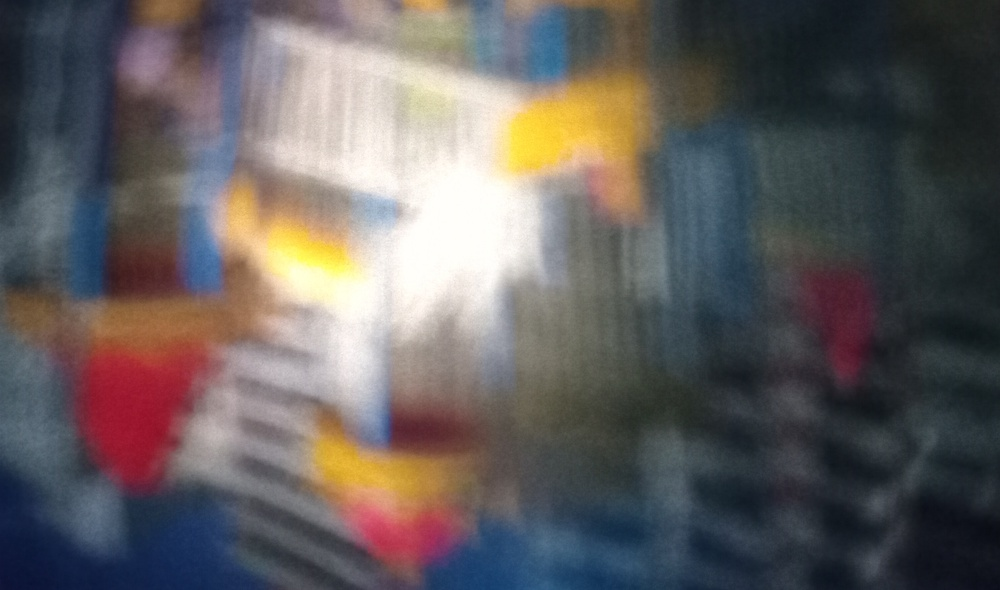
#> input picture 006_fotografia_digital/imagenes/originales/img_camara_oscura_original.jpg, 1000 x 590 px, shrunk from 3003 x 1773 before the run
$ python pipeline_camara_oscura_parte_1.py
#> lines starting #> are read from the running program, lines starting #| are printed output that depends on the picture
"""
pipeline_camara_oscura_parte_1.py

Parte 1 — Cámara oscura y procesamiento digital.

Pipeline completo:

1. Lee la imagen original.
2. Rota la imagen.
3. Genera histogramas RGB y escala de grises.
4. Convierte de BGR a HSV.
5. Separa canales H, S y V.
6. Ecualiza únicamente el canal V.
7. Reconstruye la imagen HSV.
8. Convierte nuevamente a BGR.
9. Guarda todos los resultados en imagenes/procesadas.

Uso:
python "006_fotografia_digital/codigo/pipeline_camara_oscura_parte_1.py"
"""

from __future__ import annotations

import argparse
from pathlib import Path

import cv2
import matplotlib
import numpy as np

matplotlib.use("Agg")
import matplotlib.pyplot as plt


# ============================================================
# CONFIGURACION
# ============================================================

BASE_DIR = Path(__file__).resolve().parents[1]

ORIGINALES_DIR = BASE_DIR / "imagenes" / "originales"
PROCESADAS_DIR = BASE_DIR / "imagenes" / "procesadas"

NOMBRE_IMAGEN = "img_camara_oscura_original"

EXTENSIONES_VALIDAS = (
    ".jpg",
    ".jpeg",
    ".png",
    ".bmp",
    ".webp",
    ".tif",
    ".tiff"
)


# ============================================================
# UTILIDADES
# ============================================================

def buscar_imagen_por_nombre(
    carpeta: Path,
    nombre_base: str
) -> Path:
    """
    Busca una imagen automáticamente usando extensiones válidas.
    """

    for extension in EXTENSIONES_VALIDAS:

        ruta = carpeta / f"{nombre_base}{extension}"

        if ruta.exists():
            return ruta

    raise FileNotFoundError(
        f"No se encontró la imagen '{nombre_base}' "
        f"en {carpeta}"
    )


def leer_imagen_bgr(ruta: Path) -> np.ndarray:
    """
    Lee una imagen usando OpenCV.
    """

    imagen = cv2.imread(
        str(ruta),
        cv2.IMREAD_COLOR
    )

    if imagen is None:
        raise ValueError(
            f"OpenCV no pudo leer la imagen: {ruta}"
        )

    return imagen


# ============================================================
# ROTACION
# ============================================================

def rotar_imagen(
    imagen: np.ndarray,
    angulo: float
) -> np.ndarray:
    """
    Rota una imagen manteniendo dimensiones.
    """

    alto, ancho = imagen.shape[:2]

    centro = (ancho // 2, alto // 2)

    matriz_rotacion = cv2.getRotationMatrix2D(
        centro,
        angulo,
        1.0
    )

    imagen_rotada = cv2.warpAffine(
        imagen,
        matriz_rotacion,
        (ancho, alto),
        flags=cv2.INTER_LINEAR,
        borderMode=cv2.BORDER_REPLICATE
    )

    return imagen_rotada


# ============================================================
# HISTOGRAMAS
# ============================================================

def guardar_histograma_rgb(
    imagen_bgr: np.ndarray,
    ruta_salida: Path
) -> None:
    """
    Genera histograma RGB.
    """

    colores = ("b", "g", "r")

    plt.figure(figsize=(10, 5))

    for i, color in enumerate(colores):

        histograma = cv2.calcHist(
            [imagen_bgr],
            [i],
            None,
            [256],
            [0, 256]
        )

        plt.plot(
            histograma,
            color=color
        )

    plt.title("Histograma RGB")
    plt.xlabel("Intensidad")
    plt.ylabel("Cantidad de píxeles")

    plt.tight_layout()
    plt.savefig(ruta_salida, dpi=150)
    plt.close()


def guardar_histograma_grises(
    imagen_bgr: np.ndarray,
    ruta_salida: Path
) -> None:
    """
    Genera histograma en escala de grises.
    """

    gris = cv2.cvtColor(
        imagen_bgr,
        cv2.COLOR_BGR2GRAY
    )

    plt.figure(figsize=(10, 5))

    plt.hist(
        gris.ravel(),
        bins=256,
        range=(0, 256)
    )

    plt.title("Histograma escala de grises")
    plt.xlabel("Intensidad")
    plt.ylabel("Cantidad de píxeles")

    plt.tight_layout()
    plt.savefig(ruta_salida, dpi=150)
    plt.close()


def guardar_histograma_v(
    v_antes: np.ndarray,
    v_despues: np.ndarray,
    ruta_salida: Path
) -> None:
    """
    Histograma comparativo del canal V.
    """

    plt.figure(figsize=(10, 5))

    plt.hist(
        v_antes.ravel(),
        bins=256,
        range=(0, 255),
        alpha=0.60,
        label="V original"
    )

    plt.hist(
        v_despues.ravel(),
        bins=256,
        range=(0, 255),
        alpha=0.60,
        label="V ecualizado"
    )

    plt.title("Histograma canal V")
    plt.xlabel("Intensidad")
    plt.ylabel("Cantidad de píxeles")

    plt.legend()

    plt.tight_layout()
    plt.savefig(ruta_salida, dpi=150)
    plt.close()


# ============================================================
# HSV
# ============================================================

def ecualizar_valor_hsv(
    imagen_bgr: np.ndarray
) -> dict[str, np.ndarray]:
    """
    Ecualiza únicamente el canal V.
    """

    hsv = cv2.cvtColor(
        imagen_bgr,
        cv2.COLOR_BGR2HSV
    )

    h, s, v = cv2.split(hsv)

    v_ecualizado = cv2.equalizeHist(v)

    hsv_ecualizado = cv2.merge([
        h,
        s,
        v_ecualizado
    ])

    imagen_ecualizada_bgr = cv2.cvtColor(
        hsv_ecualizado,
        cv2.COLOR_HSV2BGR
    )

    return {
        "h": h,
        "s": s,
        "v_antes": v,
        "v_despues": v_ecualizado,
        "imagen_ecualizada_bgr": imagen_ecualizada_bgr,
    }


# ============================================================
# GUARDADO DE CANALES
# ============================================================

def guardar_canales(
    etapas: dict[str, np.ndarray],
    salida_dir: Path,
    prefijo: str
) -> None:
    """
    Guarda canales HSV.
    """

    cv2.imwrite(
        str(salida_dir / f"{prefijo}_canal_h.png"),
        etapas["h"]
    )

    cv2.imwrite(
        str(salida_dir / f"{prefijo}_canal_s.png"),
        etapas["s"]
    )

    cv2.imwrite(
        str(salida_dir / f"{prefijo}_canal_v_antes.png"),
        etapas["v_antes"]
    )

    cv2.imwrite(
        str(salida_dir / f"{prefijo}_canal_v_despues.png"),
        etapas["v_despues"]
    )


# ============================================================
# COMPARACION
# ============================================================

def guardar_comparacion(
    imagen_original_bgr: np.ndarray,
    imagen_ecualizada_bgr: np.ndarray,
    ruta_salida: Path
) -> None:
    """
    Genera comparación lado a lado.
    """

    original_rgb = cv2.cvtColor(
        imagen_original_bgr,
        cv2.COLOR_BGR2RGB
    )

    ecualizada_rgb = cv2.cvtColor(
        imagen_ecualizada_bgr,
        cv2.COLOR_BGR2RGB
    )

    plt.figure(figsize=(12, 6))

    plt.subplot(1, 2, 1)
    plt.imshow(original_rgb)
    plt.title("Original")
    plt.axis("off")

    plt.subplot(1, 2, 2)
    plt.imshow(ecualizada_rgb)
    plt.title("Ecualizada HSV canal V")
    plt.axis("off")

    plt.tight_layout()
    plt.savefig(ruta_salida, dpi=150)
    plt.close()


# ============================================================
# PIPELINE PRINCIPAL
# ============================================================

def procesar_imagen(
    entrada: Path,
    salida_dir: Path,
    prefijo: str
) -> list[Path]:

    salida_dir.mkdir(
        parents=True,
        exist_ok=True
    )

    # ========================================================
    # LECTURA
    # ========================================================

    imagen_original = leer_imagen_bgr(entrada)

    # ========================================================
    # ROTACION
    # ========================================================

    imagen_rotada = rotar_imagen(
        imagen_original,
        180
    )

    # ========================================================
    # HISTOGRAMAS
    # ========================================================

    guardar_histograma_rgb(
        imagen_rotada,
        salida_dir / f"{prefijo}_histograma_rgb.png"
    )

    guardar_histograma_grises(
        imagen_rotada,
        salida_dir / f"{prefijo}_histograma_grises.png"
    )

    # ========================================================
    # HSV
    # ========================================================

    etapas = ecualizar_valor_hsv(
        imagen_rotada
    )

    # ========================================================
    # RUTAS
    # ========================================================

    salida_rotada = (
        salida_dir /
        f"{prefijo}_rotada.png"
    )

    salida_ecualizada = (
        salida_dir /
        f"{prefijo}_ecualizada_hsv_v.png"
    )

    salida_histograma_v = (
        salida_dir /
        f"{prefijo}_histograma_v_antes_despues.png"
    )

    salida_comparacion = (
        salida_dir /
        f"{prefijo}_comparacion_original_ecualizada.png"
    )

    # ========================================================
    # GUARDADO
    # ========================================================

    cv2.imwrite(
        str(salida_rotada),
        imagen_rotada
    )

    cv2.imwrite(
        str(salida_ecualizada),
        etapas["imagen_ecualizada_bgr"]
    )

    guardar_histograma_v(
        etapas["v_antes"],
        etapas["v_despues"],
        salida_histograma_v
    )

    guardar_canales(
        etapas,
        salida_dir,
        prefijo
    )

    guardar_comparacion(
        imagen_rotada,
        etapas["imagen_ecualizada_bgr"],
        salida_comparacion
    )

    return [
        salida_rotada,
        salida_ecualizada,
        salida_histograma_v,
        salida_comparacion,
    ]


# ============================================================
# ARGPARSE
# ============================================================

def crear_parser() -> argparse.ArgumentParser:

    parser = argparse.ArgumentParser(
        description="Pipeline cámara oscura Parte 1"
    )

    parser.add_argument(
        "--entrada",
        type=Path,
        default=None,
        help="Ruta de imagen de entrada."
    )

    parser.add_argument(
        "--salida-dir",
        type=Path,
        default=PROCESADAS_DIR,
        help="Carpeta de salida."
    )

    parser.add_argument(
        "--prefijo",
        default=NOMBRE_IMAGEN,
        help="Prefijo archivos."
    )

    return parser


# ============================================================
# MAIN
# ============================================================

def main() -> None:

    args = crear_parser().parse_args()

    entrada = (
        args.entrada
        or buscar_imagen_por_nombre(
            ORIGINALES_DIR,
            NOMBRE_IMAGEN
        )
    )

    archivos_generados = procesar_imagen(
        entrada,
        args.salida_dir,
        args.prefijo
    )
#> in leer_imagen_bgr, imagen is the input picture: shape (590, 1000, 3); mean B, G, R 94.6, 94.7, 99.4
#> in rotar_imagen, `imagen_rotada = cv2.warpAffine( imagen, matriz_rotacion, (ancho, alto)..`:
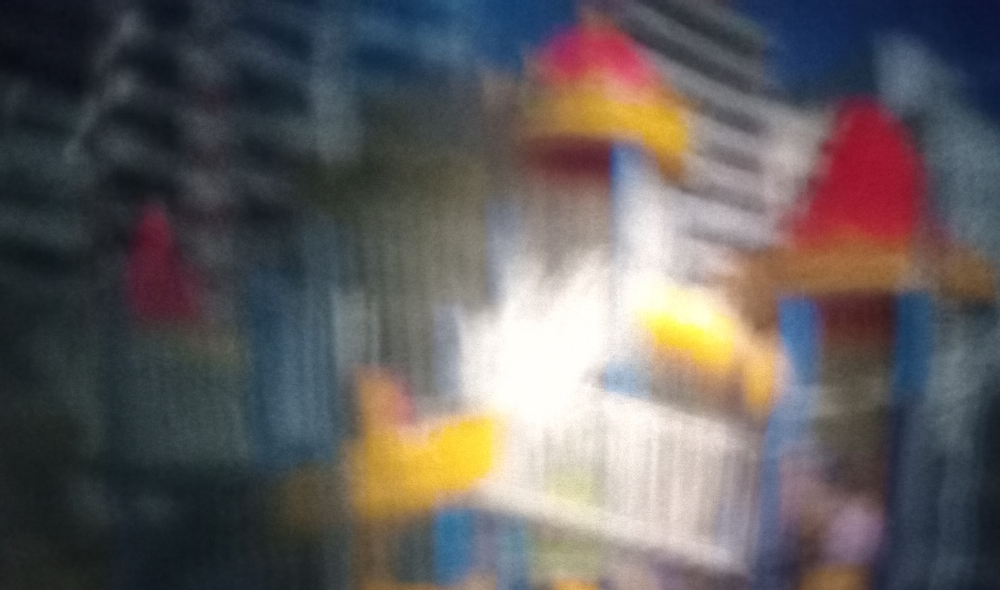
#> imagen_rotada: shape (590, 1000, 3); mean B, G, R 94.5, 94.6, 99.3
#> in ecualizar_valor_hsv, `hsv = cv2.cvtColor( imagen_bgr, cv2.COLOR_BGR2HSV )`: hsv: shape (590, 1000, 3); mean H, S, V 81.2, 72.6, 111.6
#> in ecualizar_valor_hsv, `h, s, v = cv2.split(hsv)`:
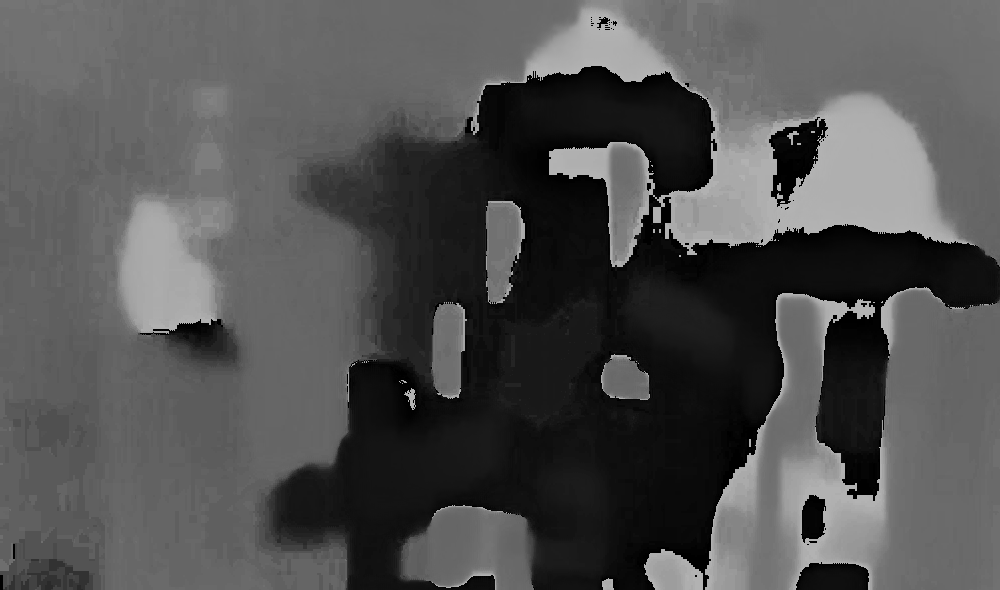
#> h: shape (590, 1000); min 0, max 179, mean 81.2
#> in ecualizar_valor_hsv, `h, s, v = cv2.split(hsv)`:
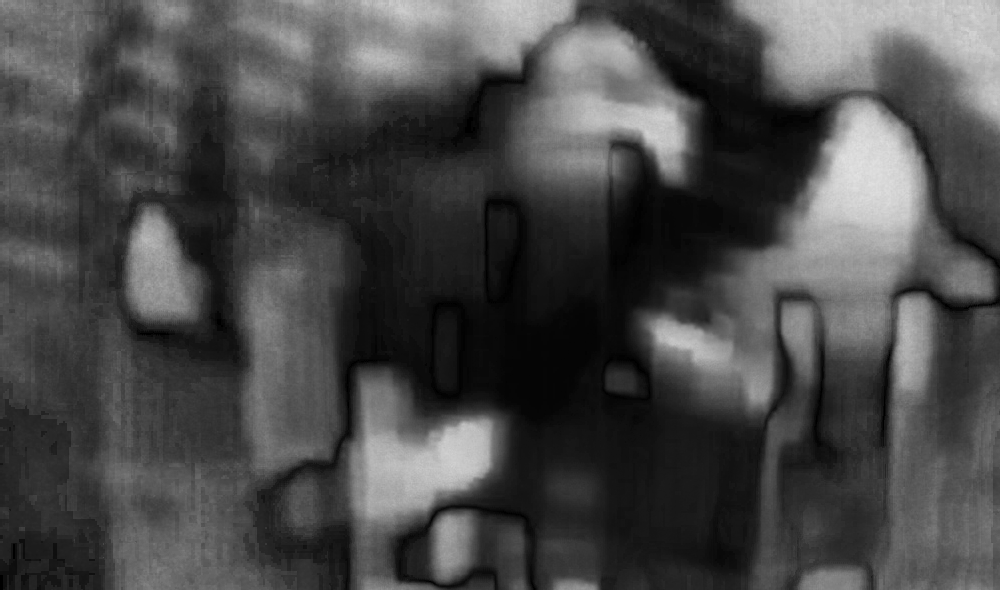
#> s: shape (590, 1000); min 0, max 228, mean 72.6
#> in ecualizar_valor_hsv, `h, s, v = cv2.split(hsv)`:
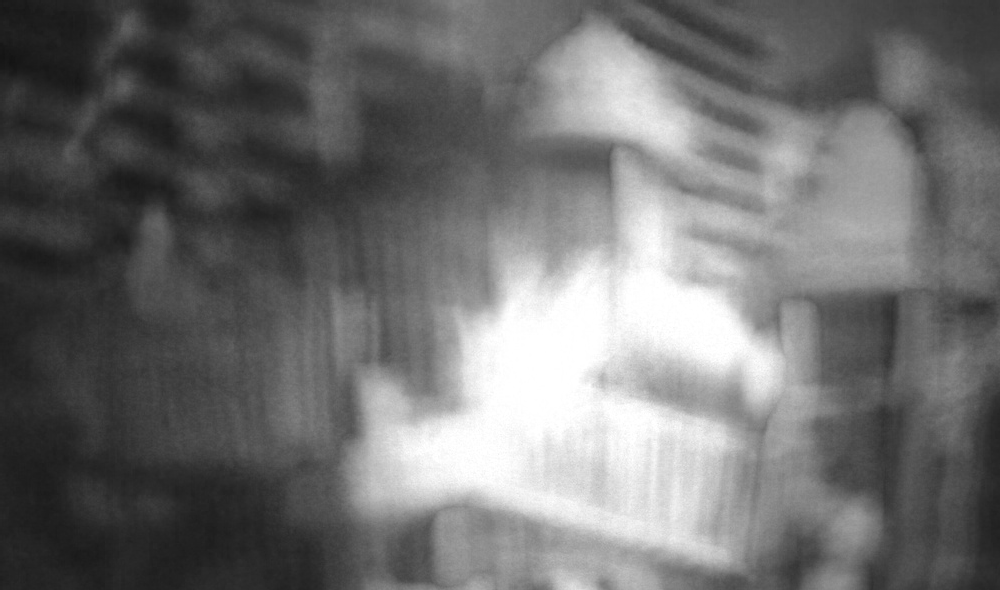
#> v: shape (590, 1000); min 19, max 255, mean 111.6
#> in ecualizar_valor_hsv, `v_ecualizado = cv2.equalizeHist(v)`:
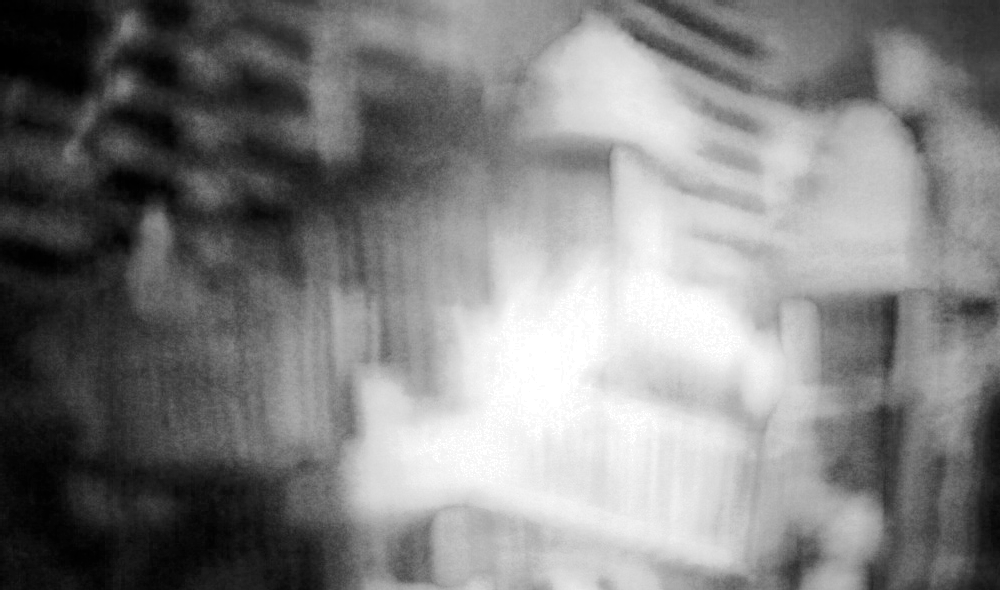
#> v_ecualizado: shape (590, 1000); min 0, max 255, mean 128.2
#> in ecualizar_valor_hsv, `hsv_ecualizado = cv2.merge([ h, s, v_ecualizado ])`: hsv_ecualizado: shape (590, 1000, 3); mean H, S, V 81.2, 72.6, 128.2
#> in ecualizar_valor_hsv, `imagen_ecualizada_bgr = cv2.cvtColor( hsv_ecualizado, cv2.COLOR_HSV2BG..`:
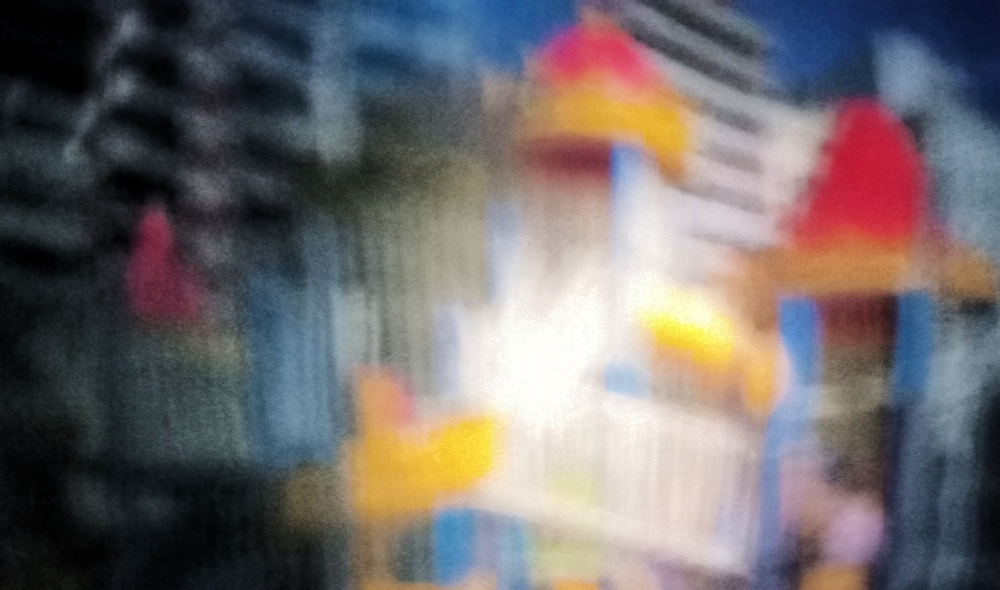
#> imagen_ecualizada_bgr: shape (590, 1000, 3); mean B, G, R 108.1, 107.4, 113.8
#> in procesar_imagen, `etapas = ecualizar_valor_hsv( imagen_rotada )`: etapas = 5 items
#> in guardar_histograma_v, `plt.savefig(ruta_salida, dpi=150)`:
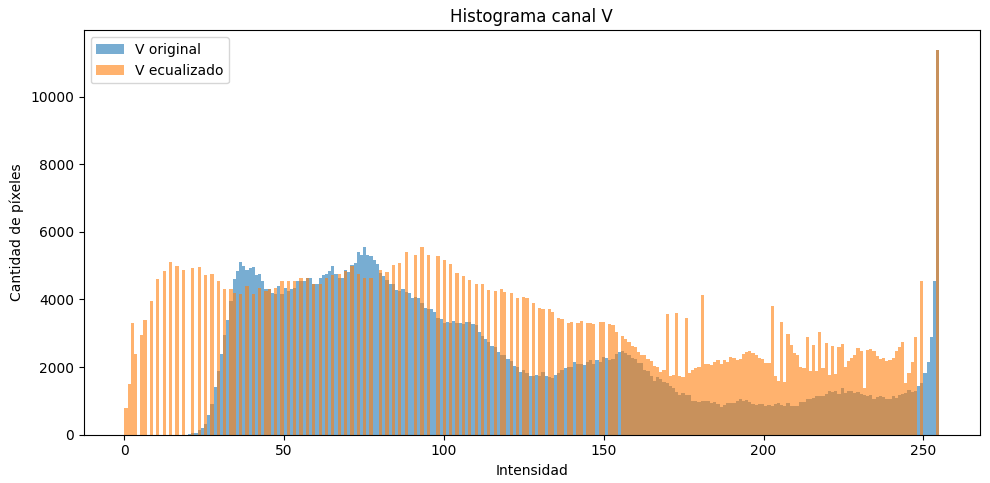
#> figure drawn by matplotlib, 1 panel; tallest bar 11389 high, from x = 254 to 255; tallest bar 11389 high, from x = 254 to 255

    print("\nProcesamiento completado.\n")

    print(f"Imagen entrada: {entrada}\n")

    print("Archivos generados:")

    for archivo in archivos_generados:
        print(f"- {archivo}")


if __name__ == "__main__":
    main()
